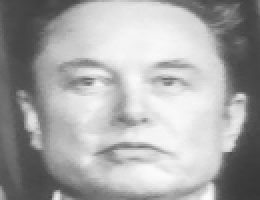
#> input picture datasets/elon musk/101.png, 130 x 100 px, given in place of the camera (shown 2 times larger)
$ python dataset-training-using-cam.py
#> lines starting #> are read from the running program, lines starting #| are printed output that depends on the picture; after the words box and inside, x2 and y2 are one past the last pixel; in counts of white or black regions, pixels touching at a corner belong together
import cv2,os
haar_file='haarcascade_frontalface_default.xml'
dataset = 'datasets'
sub_data= 'sivraamkrishnan'

path = os.path.join(dataset, sub_data)     #datasets/sub_data
if not os.path.isdir(path):
    os.mkdir(path)
(width, height) = (130,100)

face_cascade = cv2.CascadeClassifier(haar_file)
webcam=cv2.VideoCapture(0)

count=1
while count< 50:
    print(count)
    (_, im) = webcam.read()
#> im is the input picture: shape (100, 130, 3); min 54, max 251, mean 167.9
    gray = cv2.cvtColor(im,cv2.COLOR_BGR2GRAY)

    faces = face_cascade.detectMultiScale(gray,1.3,4)
#> faces = [[21, 5, 89, 89]]

    for(x,y,w,h) in faces:
        cv2.rectangle(im,(x,y),(x+w,y+h),(255,0,0),2)
        face = gray[y:y+h,x:x+w]    #crop the face part alone
        face_resize = cv2.resize ( face, (width, height))   #store the cropped face by resize in same size
        cv2.imwrite('%s/%s.png' % (path,count), face_resize)
#> this loop made 1 pass
#> pass 1, `face = gray[y:y+h,x:x+w]`:
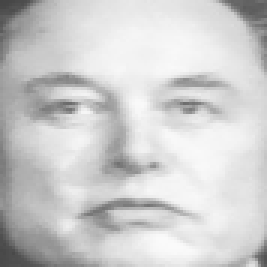
#> face: shape (89, 89) (shown 3 times larger); min 69, max 250, mean 205.1
#> pass 1, `face_resize = cv2.resize ( face, (width, height))`:
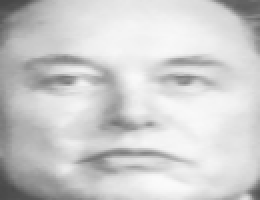
#> face_resize: shape (100, 130) (shown 2 times larger); min 69, max 250, mean 205.1
#> after the loop:
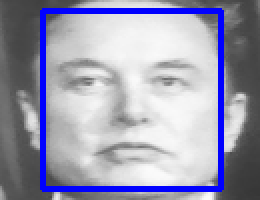
#> im: shape (100, 130, 3) (shown 2 times larger); 8.18% of pixels changed, all inside (x1, y1, x2, y2) = (20, 4, 112, 96)
    count+=1

    cv2.imshow('openCV',im)
    key = cv2.waitKey(1)
#> (key Esc is pressed here)
    if key == 27:
        break
webcam.release()
cv2.destroyAllWindows()
